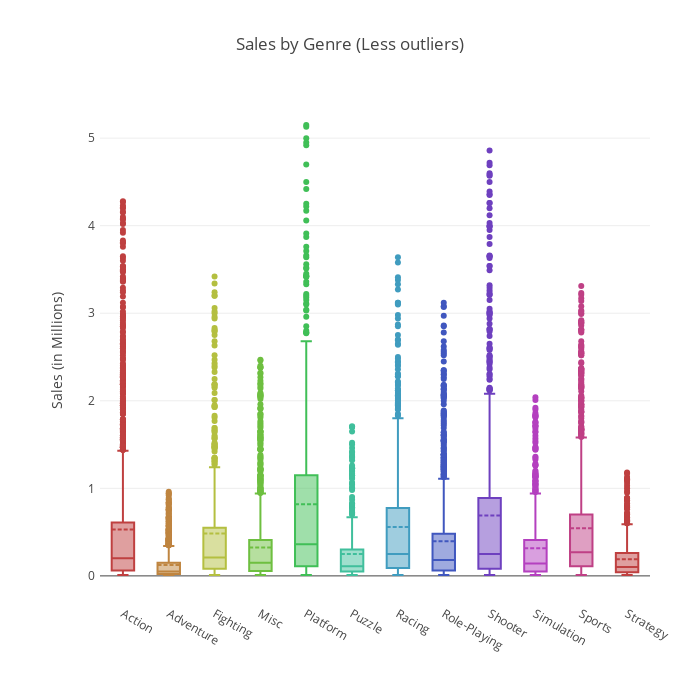

Source (notebook cell):
### Code cell
# After delete outlier

PERCENTAGE = 0.95
traces = []

for i in range(len(genres)):
    genre = genres[i]
    df_genre = sales_by_genre[sales_by_genre.Genre == genre]
    df_genre = df_genre[df_genre.Global_Sales < df_genre.Global_Sales.quantile(PERCENTAGE)]
    
    trace = go.Box(
        y=np.array(df_genre.Global_Sales),
        name=genre,
        boxmean=True,
        marker={'color': c[i]}
    )
    
    traces.append(trace)

layout = go.Layout(
    title='Sales by Genre (Less outliers)',
    showlegend=False,
    yaxis=dict(
        title='Sales (in Millions)'
    ),
    height=700, width=700,
    margin=go.Margin(
        l=100,
        r=50,
        b=100,
        t=100,
        pad=4
    )
)
    

fig = go.Figure(data=traces, layout=layout)
plotly.offline.iplot(fig)

### Figure 1 — Plotly figure (JSON) as saved in the notebook; plotly's stock layout.template omitted (floating-point values rounded to 4 significant figures; data arrays with more than 128 entries replaced by an {"elided": "..."} marker saying what was removed)
{"data": [{"boxmean": true, "marker": {"color": "hsl(0.0,50%,50%)"}, "name": "Action", "type": "box", "y": {"elided": "1828 float values"}}, {"boxmean": true, "marker": {"color": "hsl(32.7272727273,50%,50%)"}, "name": "Adventure", "type": "box", "y": {"elided": "995 float values"}}, {"boxmean": true, "marker": {"color": "hsl(65.4545454545,50%,50%)"}, "name": "Fighting", "type": "box", "y": {"elided": "581 float values"}}, {"boxmean": true, "marker": {"color": "hsl(98.1818181818,50%,50%)"}, "name": "Misc", "type": "box", "y": {"elided": "1260 float values"}}, {"boxmean": true, "marker": {"color": "hsl(130.909090909,50%,50%)"}, "name": "Platform", "type": "box", "y": {"elided": "558 float values"}}, {"boxmean": true, "marker": {"color": "hsl(163.636363636,50%,50%)"}, "name": "Puzzle", "type": "box", "y": {"elided": "474 float values"}}, {"boxmean": true, "marker": {"color": "hsl(196.363636364,50%,50%)"}, "name": "Racing", "type": "box", "y": {"elided": "733 float values"}}, {"boxmean": true, "marker": {"color": "hsl(229.090909091,50%,50%)"}, "name": "Role-Playing", "type": "box", "y": {"elided": "1157 float values"}}, {"boxmean": true, "marker": {"color": "hsl(261.818181818,50%,50%)"}, "name": "Shooter", "type": "box", "y": {"elided": "776 float values"}}, {"boxmean": true, "marker": {"color": "hsl(294.545454545,50%,50%)"}, "name": "Simulation", "type": "box", "y": {"elided": "689 float values"}}, {"boxmean": true, "marker": {"color": "hsl(327.272727273,50%,50%)"}, "name": "Sports", "type": "box", "y": {"elided": "1310 float values"}}, {"boxmean": true, "marker": {"color": "hsl(360.0,50%,50%)"}, "name": "Strategy", "type": "box", "y": {"elided": "554 float values"}}], "layout": {"height": 700, "margin": {"b": 100, "l": 100, "pad": 4, "r": 50, "t": 100}, "showlegend": false, "title": "Sales by Genre (Less outliers)", "width": 700, "yaxis": {"title": "Sales (in Millions)"}}}
